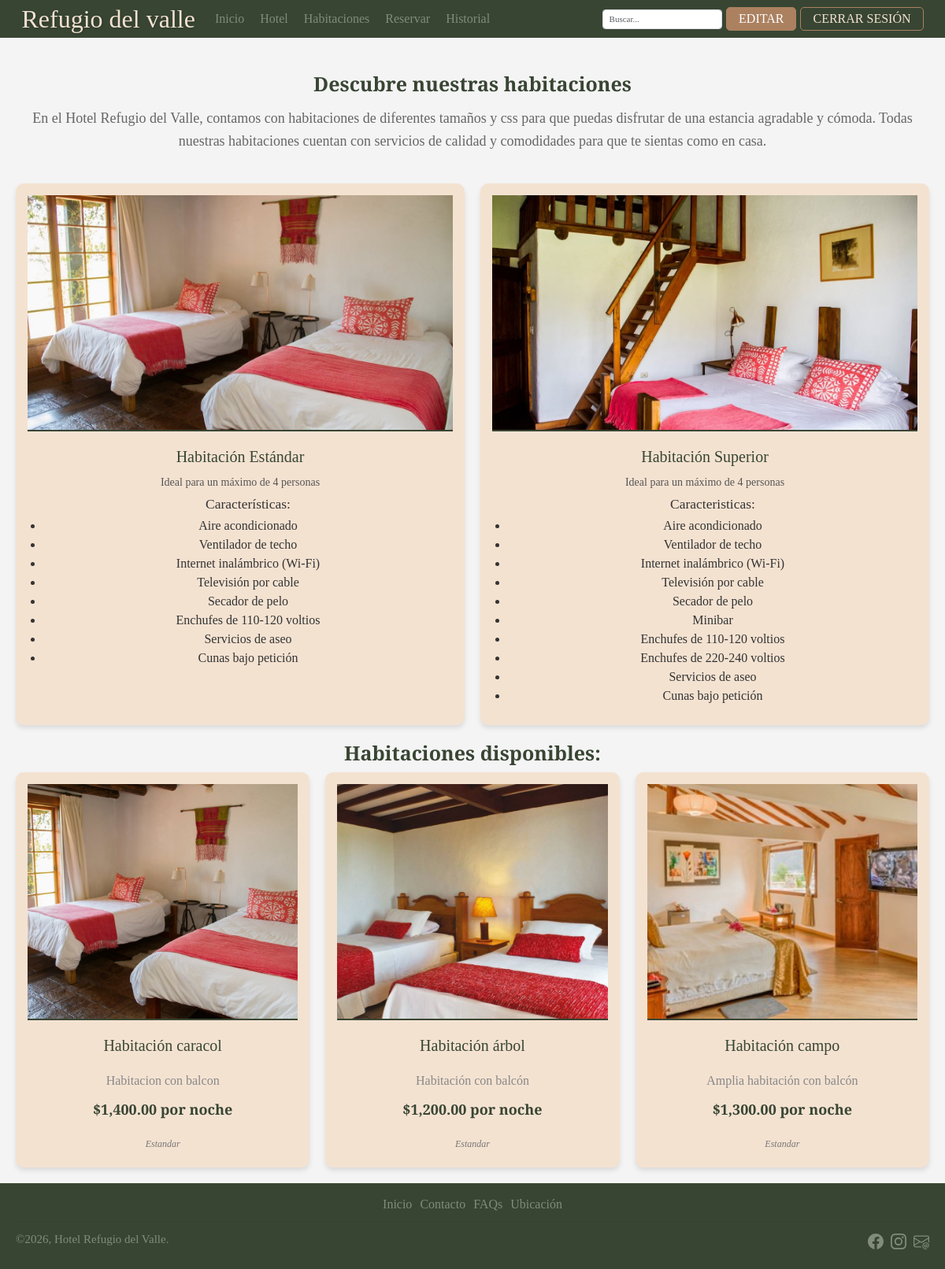
Before: /habitacion.php (signed in) with the older database file.
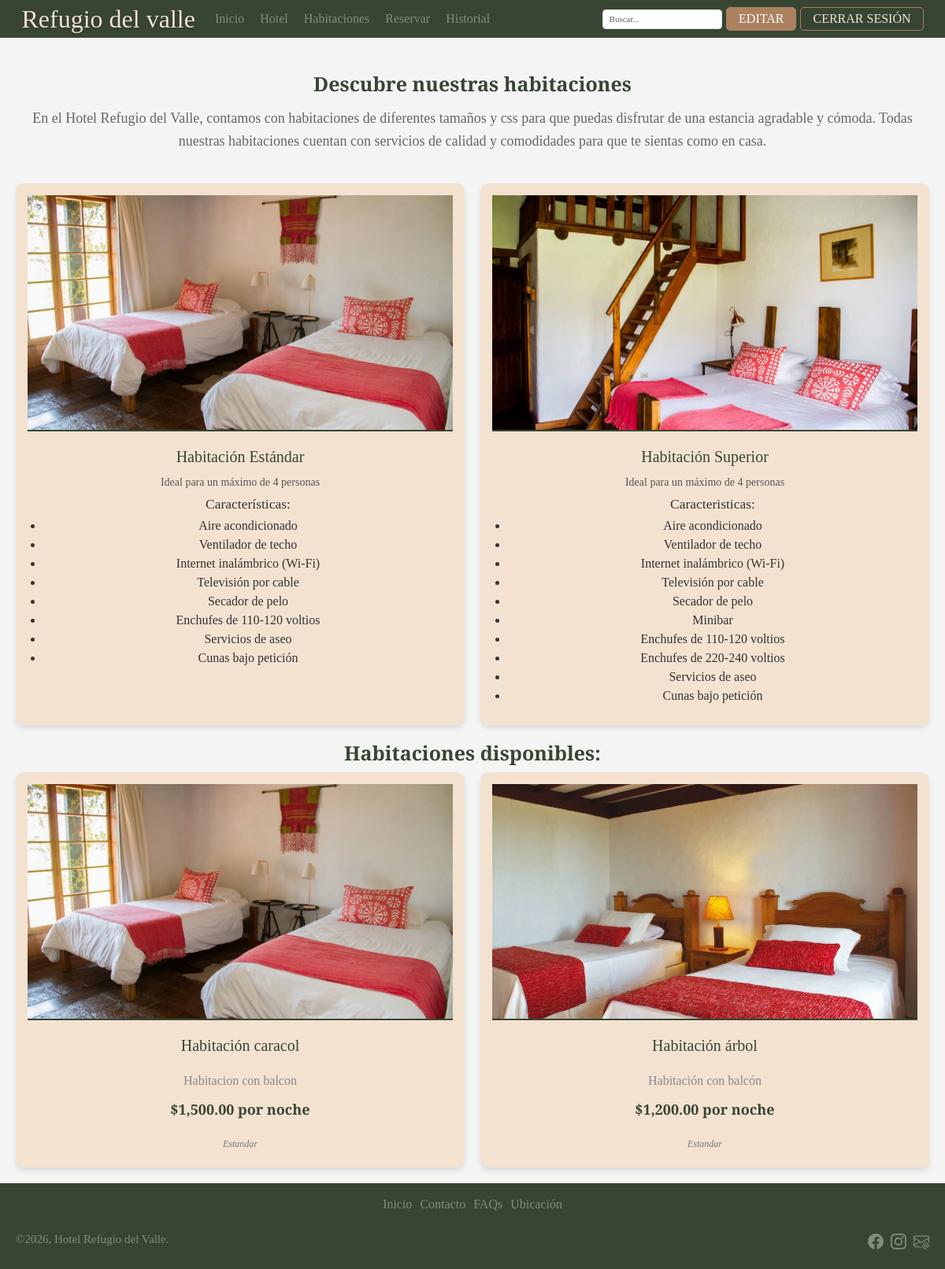
After: the same page with the newer database file.
### tables this page shows
CREATE TABLE `habitaciones` (
  `id` int(11) NOT NULL,
  `titulo` varchar(255) NOT NULL,
  `precio` decimal(10,2) NOT NULL,
  `imagen` varchar(255) NOT NULL,
  `descripcion` text NOT NULL,
  `fecha_creacion` timestamp NOT NULL DEFAULT current_timestamp(),
  `categoria` enum('Estandar','Superior') NOT NULL DEFAULT 'Estandar',
  `disponibilidad` tinyint(1) NOT NULL DEFAULT 1
);

### habitacion.php (the view, shortened to what this page needs)
<?php
include $_SERVER['DOCUMENT_ROOT'] . '/public/header.php';
try {
  $sql = "SELECT titulo, imagen, descripcion, precio, categoria FROM habitaciones WHERE disponibilidad = 1";
  $stmt = $conn->prepare($sql);
  $stmt->execute();
  $habitaciones = $stmt->fetchAll(PDO::FETCH_ASSOC);
} catch (PDOException $e) {
  echo "Error al cargar las habitaciones: " . $e->getMessage();
  $habitaciones = [];
}
?>
<!DOCTYPE html>
<html lang="es">
<head>
  <link rel="stylesheet" href="css/estilo-habitacion.css">
</head>
<body>
  <main>
    <section class="texto-habitaciones">
      <div class="titulo-habitaciones">Descubre nuestras habitaciones</div>
      <div class="p-habitaciones">En el Hotel Refugio del Valle, contamos con habitaciones de diferentes tamaños y
        css para que puedas
        disfrutar de una estancia agradable y cómoda. Todas nuestras habitaciones cuentan con servicios de calidad y
        comodidades para que te sientas como en casa.</div>
    </section>
    <section class="habitaciones">
      <div class="habitacion">
        <img src="/public/images/habitacion1.avif" alt="Habitación Standard">
        <h2>Habitación Estándar</h2>
        <p>Ideal para un máximo de 4 personas</p>
        <ul>
          <h3>Características:</h3>
          <li>Aire acondicionado</li>
          <li>Ventilador de techo</li>
          <li>Internet inalámbrico (Wi-Fi)</li>
          <li>Televisión por cable</li>
          <li>Secador de pelo</li>
          <li>Enchufes de 110-120 voltios</li>
          <li>Servicios de aseo</li>
          <li>Cunas bajo petición</li>
        </ul>
      </div>
      <div class="habitacion">
        <img src="/public/images/habitacion2.avif" alt="Habitación Suite">
        <h2>Habitación Superior </h2>
        <p>Ideal para un máximo de 4 personas</p>
        <ul>
          <h3>Caracteristicas:</h3>
          <li>Aire acondicionado</li>
          <li>Ventilador de techo</li>
          <li>Internet inalámbrico (Wi-Fi)</li>
          <li>Televisión por cable</li>
          <li>Secador de pelo</li>
          <li>Minibar</li>
          <li>Enchufes de 110-120 voltios</li>
          <li>Enchufes de 220-240 voltios</li>
          <li>Servicios de aseo</li>
          <li>Cunas bajo petición</li>
        </ul>
      </div>
    </section>
    <section class="habitaciones-dinamicas">
      <h2 class="titulo-dinamicas">Habitaciones disponibles:</h2>
      <div class="contenedor-habitaciones">
        <?php if (empty($habitaciones)): ?>
          <p>No hay habitaciones disponibles en este momento. Por favor, vuelve más tarde.</p>
        <?php else: ?>
          <?php foreach ($habitaciones as $habitacion): ?>
            <div class="habitacion">
              <img src="<?= htmlspecialchars($habitacion['imagen']) ?>"
                alt="<?= htmlspecialchars($habitacion['titulo']) ?>">
              <h2><?= htmlspecialchars($habitacion['titulo']) ?></h2>
              <p><?= htmlspecialchars($habitacion['descripcion']) ?></p>
              <p class="precio">$<?= number_format($habitacion['precio'], 2) ?> por noche</p>
              <p class="categoria"><?= htmlspecialchars($habitacion['categoria']) ?></p>
            </div>
          <?php endforeach; ?>
        <?php endif; ?>
      </div>
    </section>
  </main>
  <?php include 'footer.php'; ?>
</body>
</html>

### header.php (shortened to what this page needs)
<?php
$usuarioAutenticado = false;
$rolUsuario = null;
if (isset($_SESSION['id_usuario'])) {
  $usuarioAutenticado = true;
  $nombreUsuario = $_SESSION['nombre'];
  $rolUsuario = $_SESSION['rol'];
}
?>
<!DOCTYPE html>
<html lang="es">
<head>
  <link href="https://cdn.jsdelivr.net/npm/bootstrap@5.3.3/dist/css/bootstrap.min.css" rel="stylesheet"
>
  <link rel="stylesheet" href="/public/css/normalize.css">
  <link rel="stylesheet" href="/public/css/index.css">
</head>
<body>
  <header class="navbar navbar-expand-md">
    <div class="container-fluid">
      <a class="margen" href="/public/index.php">
        <h1>Refugio del valle</h1>
      </a>
      <div class="opciones collapse navbar-collapse" id="navbarCollapse">
        <ul class="navbar-nav me-auto mb-2 mb-md-0">
          <li class="nav-item">
            <a class="nav-link" href="/public/index.php">Inicio</a>
          </li>
          <li class="nav-item">
            <a class="nav-link" href="/public/hotel.php">Hotel</a>
          </li>
          <li class="nav-item">
            <a class="nav-link" href="/public/habitacion.php">Habitaciones</a>
          </li>
          <li class="nav-item">
            <a class="nav-link" href="/public/reservacion.php">Reservar</a>
          </li>
          <li class="nav-item">
            <a class="nav-link" href="/public/historial_reservaciones.php">Historial</a>
          </li>
        </ul>
        <form class="col-lg-auto mb-3 mb-lg-0 me-lg-2 position-relative" role="search">
          <input type="search" id="busqueda" class="form-control" placeholder="Buscar..." aria-label="Search">
        </form>
        <div class="d-flex" role="search">
          <?php if ($usuarioAutenticado): ?>
            <?php if ($rolUsuario === 'admin'): ?>
              <button id="btn-editar" class="botones mayusculas"
                onclick="window.location.href='/public/admin/indexAdmin.php'">
                Editar
              </button>
            <?php else: ?>
              <span id="saludo">Hola, <?= htmlspecialchars($nombreUsuario); ?></span>
            <?php endif; ?>
            <button id="btn-iniciar" class="botones mayusculas" onclick="window.location.href='/public/logout.php'">
              Cerrar Sesión
            </button>
          <?php else: ?>
            <button id="btn-iniciar" class="botones mayusculas"
              onclick="window.location.href='/public/sesiones.php?action=login'">Iniciar Sesión</button>
          <?php endif; ?>
        </div>
      </div>
    </div>
  </header>

### footer.php (shortened to what this page needs)
<footer>
    <div class="opciones flex centrar-footer borde">
        <ul class="navegacion centrar-footer">
            <li><a href="/public/index.php">Inicio</a></li>
            <li><a href="/public/faqs.php#faq-contacto">Contacto</a></li>
            <li><a href="/public/faqs.php">FAQs</a></li>
            <li><a href="https://maps.app.goo.gl/Mtrx23by6En5LVF5A" target="_blank">Ubicación</a></li>
        </ul>
    </div>
    <hr>
    <div id="seccion-final">
        <div>
            <p>©2026, Hotel Refugio del Valle.</p>
        </div>
        <div>
            <ul id="iconos">
                <li><a href="https://www.facebook.com/" target="_blank" >  </a></li>
                <li><a href="https://www.instagram.com/" target="_blank" ></a></li>
                <li><a href="mailto:hotelrefugiovalle@gmail.com"></a></li>
            </ul>
        </div>
    </div>
</footer>

### css/index.css (style rules this page uses)
:root { --fondo: #f4f4f4; --primario: #F4E2D1; --secundario: #384533; --verdeClaro: #d2d3c1; --colorLinks: #818c7b; --arcilla: #ab8160; --grisOscuro: #515151; --blanco: #ffffff; }
html { box-sizing: border-box; font-size: 62.5%; }
*, *:before, *:after { box-sizing: inherit; }
body { font-family: 'Merriweather'; font-size: 1.6rem; background-color: var(--fondo); }
header { background-color: var(--secundario); padding: 2rem 2rem; }
h1 { color: var(--primario); text-shadow: 0.1rem 0.1rem 0.3rem rgba(0, 0, 0, 0.2); margin: 0; }
.margen { margin: 0 2rem; }
a { text-decoration: none; }
.opciones ul { display: flex; gap: 1rem; list-style: none; margin: 0; padding: 0; }
.opciones ul li a { color: var(--colorLinks); font-weight: 500; padding: 0.5rem 0; transition: color 0.3s; }
#busqueda { height: 2.5rem; font-size: 1.1rem; width: 100%; flex: 1 }
.mayusculas { text-transform: uppercase; }
.botones { border: 0.1rem solid var(--arcilla); border-radius: 0.5rem; color: var(--primario); padding: 0.5rem 1.5rem; cursor: pointer; transition: background-color 0.3s, transform 0.2s; text-align: center; }
#btn-iniciar, .btn-crud, #btn-editar:hover { background-color: var(--secundario); color: var(--primario); }
#btn-editar { background-color: var(--arcilla); color: var(--blanco); margin-right: 0.5rem; }
.d-flex { display: flex; justify-content: center; align-items: center; margin-right: 2rem; }
footer { background-color: var(--secundario); padding: 1.5rem 2rem; }
.centrar-footer { justify-content: center; }
#seccion-final { display: flex; justify-content: space-between; }
#seccion-final p { color: var(--colorLinks); font-size: 1.5rem; }
#iconos li { display: inline; }
.icono { width: 2rem; height: 2rem; margin-right: 0.5rem; fill: var(--colorLinks); }
#iconos li:last-child .icono { margin-right: 0; }

### css/estilo-habitacion.css (style rules this page uses)
:root { --fondo: #f4f4f4; --primario: #F4E2D1; --secundario: #384533; --verdeClaro: #d2d3c1; --colorLinks: #818c7b; --arcilla: #ab8160; --sombra: rgba(0, 0, 0, 0.1); --sombra-hover: rgba(0, 0, 0, 0.2); }
body { font-family: 'Merriweather', serif; font-size: 1.6rem; background-color: var(--fondo); margin: 0; color: #333; }
main { margin: 0 auto; padding: 2rem; max-width: 1200px; animation: fadeIn 1.5s ease-in-out forwards; }
.texto-habitaciones { text-align: center; padding: 2rem 1rem; }
.titulo-habitaciones, .titulo-dinamicas { font-size: 2.5rem; font-weight: bold; color: var(--secundario); text-align: center; margin-bottom: 1rem; }
.titulo-dinamicas { margin-top: 2rem; }
.p-habitaciones { font-size: 1.8rem; line-height: 1.6; color: #666; margin-bottom: 2rem; }
.habitaciones, .contenedor-habitaciones { display: grid; grid-template-columns: repeat(auto-fit, minmax(280px, 1fr)); gap: 2rem; align-items: stretch; }
.habitacion { background-color: var(--primario); border-radius: 1rem; overflow: hidden; box-shadow: 0 4px 6px var(--sombra); transition: transform 0.3s ease, box-shadow 0.3s ease; text-align: center; padding: 1.5rem; }
.habitacion img { width: 100%; height: 30rem; object-fit: cover; border-bottom: 2px solid var(--secundario); margin-bottom: 1rem; }
.habitacion h2 { font-size: 2rem; color: var(--secundario); margin: 1rem 0; }
.habitacion p { font-size: 1.4rem; color: #555; margin: 0.5rem 0; line-height: 1.6; }
.habitacion .precio { font-size: 1.8rem; font-weight: bold; color: var(--secundario); margin: 1rem 0; }
.habitacion .categoria { font-size: 1.2rem; color: #777; font-style: italic; }
.contenedor-habitaciones p { text-align: center; font-size: 1.6rem; color: #888; margin-top: 2rem; }

Changed rows visible on the page:
no longer on this page (row edited): habitaciones: imagen (picture), titulo "Habitación campo", descripcion "Amplia habitación con balcón", precio "1,300.00", categoria "Estandar"
changed habitaciones "Habitación caracol": precio "1,400.00" → "1,500.00"
